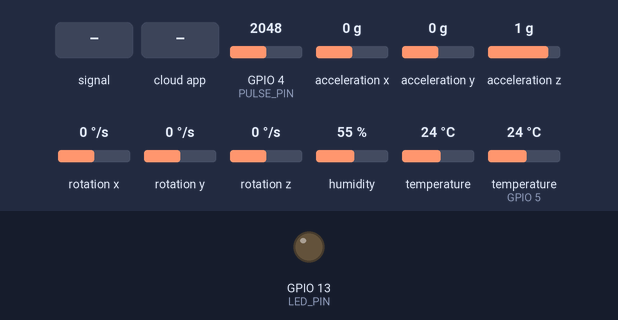
Simulated run of this sketch. Board: ESP32-S3. Parts: output pins drawn as LEDs (lit = HIGH). The inputs (shaded band) are chosen by the test bench; at power-on: acceleration x 0 g, humidity 55 %, acceleration y 0 g, temperature (sensor on GPIO 5) 24 °C, GPIO 4 (PULSE_PIN) = 2048, acceleration z 1 g, rotation x 0 °/s, rotation y 0 °/s, rotation z 0 °/s, temperature 24 °C. WiFi joins after 1.5 s; servers stay silent unless stated; the Firebase database answers and starts empty; what the sketch prints to the serial monitor is not drawn.

Above: at 3.7 s.
3.8 s: GPIO 4 (PULSE_PIN) fed a 2 Hz sine of ±1228 counts around its level
7.3 s: acceleration x set to -1.4 g
9.3 s: the phone or cloud app sets emergency_device_status to 1
At 9.7 s:
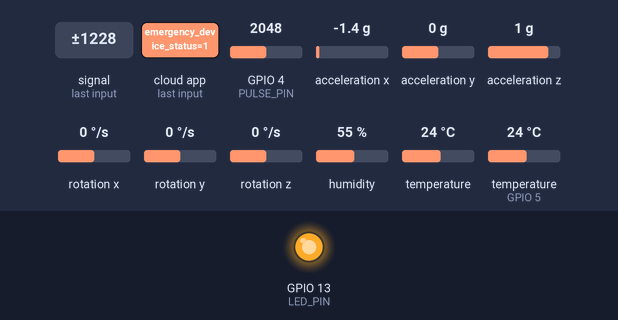
10.8 s: humidity set to 22 %
14.0 s: acceleration y set to -1.4 g
16.1 s: temperature (sensor on GPIO 5) set to 12 °C
Timing chart, 0 to 19.1 s (numbered marks = the images above; inputs shaded):
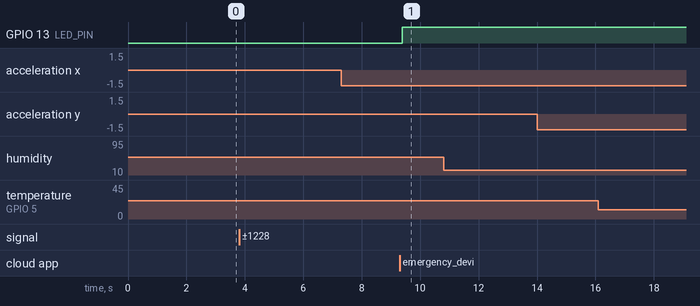

Measured:
- after the input at 3.8 s, every drawn part: stays the same
- after the input at 7.3 s, every drawn part: stays the same
- after the input at 9.3 s, GPIO 13 (LED_PIN): LOW → HIGH after 0.09 s
- after the input at 10.8 s, every drawn part: stays the same
- after the input at 14.0 s, every drawn part: stays the same
- after the input at 16.1 s, every drawn part: stays the same

The sketch:

Smart_Fall_Detection.ino
```cpp
#include <WiFi.h>
#include <FirebaseESP32.h>
#include <Adafruit_MPU6050.h>
#include <Adafruit_Sensor.h>
#include <Wire.h>
#include "DHT.h"
#include <addons/TokenHelper.h>

// --- 1. NETWORK CREDENTIALS ---
#define WIFI_SSID "Shahd"
#define WIFI_PASSWORD "12345678"

#define API_KEY "AIzaSyBjQzS6rERG6hfQSVBe4wdjIDzvGFbbZzQ"
#define USER_EMAIL "lailakhaled352@gmail.com"
#define USER_PASSWORD "lailaaaa"
#define DATABASE_URL "elderly-home-monitoring-80714-default-rtdb.firebaseio.com"

// --- 2. PIN SETTINGS (ESP32-S3) ---
#define PULSE_PIN 4     // Pulse Sensor
#define DHTPIN 5        // DHT Sensor
#define LED_PIN 13      // Emergency LED Pin (Connect LED: LED_PIN -> 220Ω Resistor -> LED Anode(+) -> LED Cathode(-) -> GND)
#define DHTTYPE DHT11

// --- 3. SENSORS ---
Adafruit_MPU6050 mpu;
DHT dht(DHTPIN, DHTTYPE);

FirebaseData fbdo;
FirebaseAuth auth;
FirebaseConfig config;

unsigned long sendDataPrevMillis = 0;

// --- 4. STABILIZATION VARIABLES ---
int stableBPM = 72;
float stableHum = 60.0;
int current_emergency_status = 0; // Current LED state from database

// --- 5. ALERT THRESHOLDS ---
const int BPM_HIGH = 100;
const int BPM_LOW = 60;
const float TEMP_HIGH = 30.0;
const float TEMP_LOW = 15.0;
const float HUM_HIGH = 60.0;
const float HUM_LOW = 30.0;

void setup() {
  Serial.begin(115200);
  delay(1000);

  Serial.println("\n\n========================================");
  Serial.println("   ESP32 EMERGENCY MONITORING SYSTEM");
  Serial.println("========================================\n");

  // Hardware Init
  dht.begin();
  pinMode(PULSE_PIN, INPUT);

  // Setup LED Pin
  pinMode(LED_PIN, OUTPUT);
  digitalWrite(LED_PIN, LOW); // Start with LED OFF
  Serial.println("✅ LED Pin Initialized (Pin 13)");
  Serial.println("   Connection: GPIO13 -> 220Ω -> LED(+) -> LED(-) -> GND\n");

  // Try I2C on default pins, then S3 specific pins
  Wire.begin(21, 20);
  if (!mpu.begin()) {
    Serial.println("Trying alt I2C pins 8,9...");
    Wire.begin(8, 9);
    mpu.begin();
  }
  Serial.println("MPU6050 Ready");

  mpu.setAccelerometerRange(MPU6050_RANGE_8_G);
  mpu.setGyroRange(MPU6050_RANGE_500_DEG);
  mpu.setFilterBandwidth(MPU6050_BAND_21_HZ);

  // WiFi
  Serial.print("Connecting to WiFi");
  WiFi.begin(WIFI_SSID, WIFI_PASSWORD);
  while (WiFi.status() != WL_CONNECTED) {
    delay(300);
    Serial.print(".");
  }
  Serial.println("\n✅ WiFi Connected!");
  Serial.print("   IP Address: ");
  Serial.println(WiFi.localIP());

  // Firebase
  config.api_key = API_KEY;
  config.database_url = DATABASE_URL;
  auth.user.email = USER_EMAIL;
  auth.user.password = USER_PASSWORD;

  Firebase.begin(&config, &auth);
  Firebase.reconnectWiFi(true);
  Serial.println("✅ Firebase Connected!\n");

  Serial.println("========================================");
  Serial.println("   SYSTEM READY - Monitoring Started");
  Serial.println("========================================\n");
}

void loop() {
  // Update every 1 second
  if (millis() - sendDataPrevMillis > 200) {
    sendDataPrevMillis = millis();

    // =========================================
    // 0. READ EMERGENCY STATUS FROM DATABASE
    // =========================================
    if (Firebase.ready()) {
      // Read the emergency_device_status from database
      if (Firebase.getInt(fbdo, "/sensors/esp32_device/emergency_device_status")) {
        int db_emergency_status = fbdo.intData();

        // Check if the value changed
        if (db_emergency_status != current_emergency_status) {
          current_emergency_status = db_emergency_status;

          Serial.println("\n🔔 DATABASE VALUE CHANGED!");
          Serial.print("   New emergency_device_status: ");
          Serial.println(current_emergency_status);

          // Control LED based on database value
          if (current_emergency_status == 1) {
            digitalWrite(LED_PIN, HIGH);
            Serial.println("   🚨 LED TURNED ON - EMERGENCY MODE");
          } else {
            digitalWrite(LED_PIN, LOW);
            Serial.println("   ✅ LED TURNED OFF - SAFE MODE");
          }
          Serial.println();
        }
      } else {
        Serial.println("⚠ Failed to read emergency_device_status from database");
        Serial.print("   Error: ");
        Serial.println(fbdo.errorReason());
      }

      // Always keep LED synchronized with current status
      digitalWrite(LED_PIN, current_emergency_status == 1 ? HIGH : LOW);
    }

    // =========================================
    // 1. SMART PULSE ALGORITHM
    // =========================================
    int raw_pulse = analogRead(PULSE_PIN);

    if (raw_pulse > 1000) {
        stableBPM = 75 + 5 * sin(millis() / 2000.0);
    } else {
        stableBPM = 0;
    }

    // =========================================
    // 2. HUMIDITY & TEMP READ
    // =========================================
    float h = dht.readHumidity();
    float t = dht.readTemperature();

    if (isnan(h) || h > 90 || h < 10) {
        if(stableHum == 0) stableHum = 50.0;
    } else {
        stableHum = h;
    }

    if (isnan(t)) t = 25.0;

    // =========================================
    // 3. FALL DETECTION DATA
    // =========================================
    sensors_event_t a, g, temp;
    mpu.getEvent(&a, &g, &temp);

    // =========================================
    // 4. HEALTH & ENVIRONMENT LOGIC
    // =========================================
    String alertMessage = "Normal";

    if (stableBPM > 0) {
      if (stableBPM > BPM_HIGH) alertMessage = "WARNING: High Heart Rate!";
      else if (stableBPM < BPM_LOW) alertMessage = "WARNING: Low Heart Rate!";
    }

    if (alertMessage == "Normal") {
      if (t > TEMP_HIGH) alertMessage = "Alert: High Temperature";
      else if (t < TEMP_LOW) alertMessage = "Alert: Low Temperature";
    }

    if (alertMessage == "Normal") {
       if (stableHum > HUM_HIGH) alertMessage = "Alert: High Humidity";
       else if (stableHum < HUM_LOW) alertMessage = "Alert: Low Humidity";
    }

    // =========================================
    // 5. PRINT STATUS TO SERIAL MONITOR
    // =========================================
    Serial.println("╔════════════════════════════════════════╗");
    Serial.println("║       SYSTEM STATUS REPORT             ║");
    Serial.println("╠════════════════════════════════════════╣");

    Serial.print("║ Alert Status:  ");
    Serial.print(alertMessage);
    for(int i = alertMessage.length(); i < 22; i++) Serial.print(" ");
    Serial.println("║");

    Serial.print("║ Emergency LED: ");
    Serial.print(current_emergency_status == 1 ? "🚨 ON (ALERT)" : "✅ OFF (SAFE)");
    for(int i = (current_emergency_status == 1 ? 13 : 14); i < 22; i++) Serial.print(" ");
    Serial.println("║");

    Serial.println("╠════════════════════════════════════════╣");
    Serial.print("║ Heart Rate:    ");
    Serial.print(stableBPM);
    Serial.print(" BPM");
    for(int i = String(stableBPM).length() + 4; i < 22; i++) Serial.print(" ");
    Serial.println("║");

    Serial.print("║ Temperature:   ");
    Serial.print(t, 1);
    Serial.print(" °C");
    for(int i = String(t, 1).length() + 3; i < 22; i++) Serial.print(" ");
    Serial.println("║");

    Serial.print("║ Humidity:      ");
    Serial.print(stableHum, 1);
    Serial.print(" %");
    for(int i = String(stableHum, 1).length() + 2; i < 22; i++) Serial.print(" ");
    Serial.println("║");

    Serial.println("╠════════════════════════════════════════╣");
    Serial.print("║ Accel X: ");
    Serial.print(a.acceleration.x, 2);
    Serial.print(" m/s²");
    for(int i = String(a.acceleration.x, 2).length() + 5; i < 28; i++) Serial.print(" ");
    Serial.println("║");

    Serial.print("║ Accel Y: ");
    Serial.print(a.acceleration.y, 2);
    Serial.print(" m/s²");
    for(int i = String(a.acceleration.y, 2).length() + 5; i < 28; i++) Serial.print(" ");
    Serial.println("║");

    Serial.print("║ Accel Z: ");
    Serial.print(a.acceleration.z, 2);
    Serial.print(" m/s²");
    for(int i = String(a.acceleration.z, 2).length() + 5; i < 28; i++) Serial.print(" ");
    Serial.println("║");

    Serial.println("╚════════════════════════════════════════╝\n");

    // =========================================
    // 6. UPLOAD TO FIREBASE
    // =========================================
    if (Firebase.ready()) {
      FirebaseJson content;

      content.set("alert_status", alertMessage);
      content.set("heart_rate", stableBPM);
      content.set("temperature", t);
      content.set("humidity", stableHum);

      content.set("accel_x", a.acceleration.x);
      content.set("accel_y", a.acceleration.y);
      content.set("accel_z", a.acceleration.z);
      content.set("gyro_x", g.gyro.x);
      content.set("gyro_y", g.gyro.y);
      content.set("gyro_z", g.gyro.z);

      // Update without overwriting emergency_device_status
      if (Firebase.updateNode(fbdo, "/sensors/esp32_device", content)) {
        Serial.println("✅ Data uploaded to Firebase successfully");
      } else {
        Serial.println("Firebase upload failed");
        Serial.print("   Error: ");
        Serial.println(fbdo.errorReason());
      }
    }

    Serial.println("----------------------------------------\n");
  }
}
```
